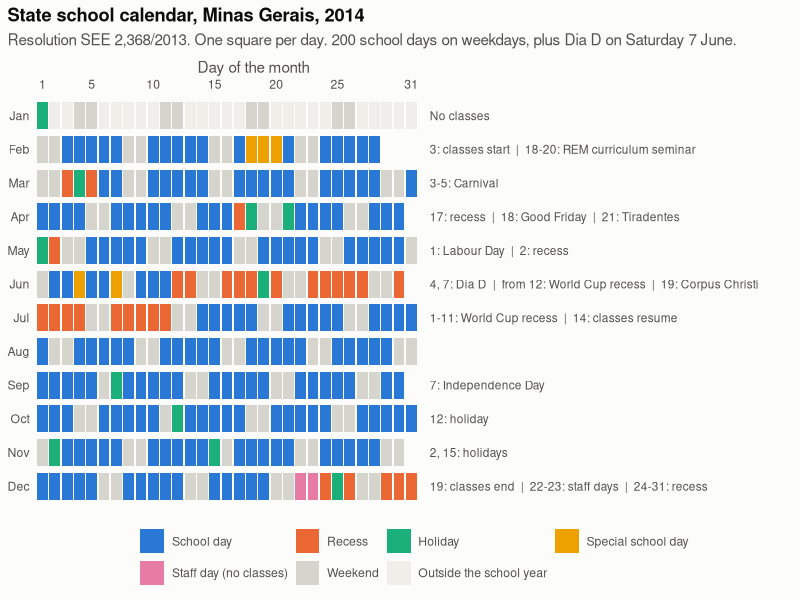

The R script that drew this image:
library(tidyverse)

# pasta output: funciona rodando de code/ ou da raiz do projeto
dir_output <- if (dir.exists("../output")) "../output" else "output"

# =====================================================================
# Objetivo: linha do tempo do calendario escolar provavel de 2014 na rede
# estadual de MG (Resolucao SEE n 2.368, de 09/08/2013; imagens em
# reinventando_em/calendario_2014_1.png e calendario_2014_2.png).
# Um quadrado por dia, uma linha por mes, colorido pelo tipo de dia.
# =====================================================================
inicio_letivo <- as.Date("2014-02-03")
fim_letivo    <- as.Date("2014-12-19")

# datas da resolucao
d <- function(...) as.Date(c(...))
recesso <- d("2014-03-03", "2014-03-05", "2014-04-17", "2014-05-02",
             "2014-06-12", "2014-06-13", paste0("2014-06-", 16:18), "2014-06-20",
             paste0("2014-06-", 23:27), "2014-06-30",
             paste0("2014-07-0", 1:4), paste0("2014-07-", sprintf("%02d", 7:11)),
             "2014-12-24", "2014-12-26", paste0("2014-12-", 29:31))
feriado <- d("2014-01-01", "2014-03-04", "2014-04-18", "2014-04-21", "2014-05-01",
             "2014-06-19", "2014-09-07", "2014-10-12", "2014-11-02", "2014-11-15",
             "2014-12-25")
# Seminario de Percurso Curricular (escolas do REM) e Dia D
dia_especial <- d("2014-02-18", "2014-02-19", "2014-02-20", "2014-06-04", "2014-06-07")
# dias escolares de avaliacao e encerramento (sem aula)
dia_escolar <- d("2014-12-22", "2014-12-23")

niveis <- c("School day", "Recess", "Holiday", "Special school day",
            "Staff day (no classes)", "Weekend", "Outside the school year")

dias <- tibble(data = seq(as.Date("2014-01-01"), as.Date("2014-12-31"), by = "day")) %>%
  mutate(
    fim_de_semana = wday(data, week_start = 1) >= 6,
    tipo = case_when(
      data %in% feriado                                   ~ "Holiday",
      data %in% dia_especial                              ~ "Special school day",
      data %in% dia_escolar                               ~ "Staff day (no classes)",
      data %in% recesso                                   ~ "Recess",
      fim_de_semana                                       ~ "Weekend",
      data < inicio_letivo | data > fim_letivo            ~ "Outside the school year",
      TRUE                                                ~ "School day"
    ),
    tipo = factor(tipo, levels = niveis),
    mes  = factor(month(data, label = TRUE, abbr = TRUE, locale = "C"),
                  levels = rev(month.abb)),
    dia  = mday(data)
  )

# dias letivos: dias de aula mais os dias especiais, de segunda a sexta
# (o Dia D de 7 de junho cai num sabado)
n_letivos <- sum(dias$tipo %in% c("School day", "Special school day") & !dias$fim_de_semana)
cat("dias letivos de segunda a sexta (aula + dias especiais):", n_letivos, "\n")
print(count(dias, tipo))

# anotacoes por mes (coluna a direita)
notas <- tribble(
  ~mes,  ~texto,
  "Jan", "No classes",
  "Feb", "3: classes start  |  18-20: REM curriculum seminar",
  "Mar", "3-5: Carnival",
  "Apr", "17: recess  |  18: Good Friday  |  21: Tiradentes",
  "May", "1: Labour Day  |  2: recess",
  "Jun", "4, 7: Dia D  |  from 12: World Cup recess  |  19: Corpus Christi",
  "Jul", "1-11: World Cup recess  |  14: classes resume",
  "Sep", "7: Independence Day",
  "Oct", "12: holiday",
  "Nov", "2, 15: holidays",
  "Dec", "19: classes end  |  22-23: staff days  |  24-31: recess"
) %>%
  mutate(mes = factor(mes, levels = rev(month.abb)))

# cores: paleta de referencia (dataviz), primeiras cinco na ordem fixa;
# fim de semana e fora do ano letivo em cinza neutro
cores <- c("School day"              = "#2a78d6",
           "Recess"                  = "#eb6834",
           "Holiday"                 = "#1baf7a",
           "Special school day"      = "#eda100",
           "Staff day (no classes)"  = "#e87ba4",
           "Weekend"                 = "#d5d4cd",
           "Outside the school year" = "#efeee9")

g <- ggplot(dias, aes(dia, mes)) +
  geom_tile(aes(fill = tipo), width = 0.88, height = 0.8) +
  geom_text(data = notas, aes(x = 32.5, y = mes, label = texto),
            hjust = 0, size = 3, colour = "#52514e") +
  scale_fill_manual(values = cores, name = NULL, drop = FALSE) +
  scale_x_continuous(breaks = c(1, 5, 10, 15, 20, 25, 31), limits = c(0.5, 62),
                     expand = expansion(0), position = "top") +
  labs(
    title    = "State school calendar, Minas Gerais, 2014",
    subtitle = paste0("Resolution SEE 2,368/2013. One square per day. ",
                      n_letivos, " school days on weekdays, plus Dia D on Saturday 7 June."),
    x = "Day of the month", y = NULL
  ) +
  theme_minimal(base_size = 11) +
  theme(
    plot.background     = element_rect(fill = "#fcfcfb", colour = NA),
    panel.grid          = element_blank(),
    axis.text           = element_text(colour = "#52514e"),
    axis.title.x        = element_text(colour = "#52514e", hjust = 0.25),
    plot.title          = element_text(colour = "#0b0b0b", face = "bold"),
    plot.subtitle       = element_text(colour = "#52514e"),
    plot.title.position = "plot",
    legend.position     = "bottom",
    legend.text         = element_text(colour = "#52514e")
  ) +
  guides(fill = guide_legend(nrow = 2, byrow = TRUE))

ggsave(file.path(dir_output, "calendario_2014.png"), g, width = 11, height = 5.5, dpi = 200)
